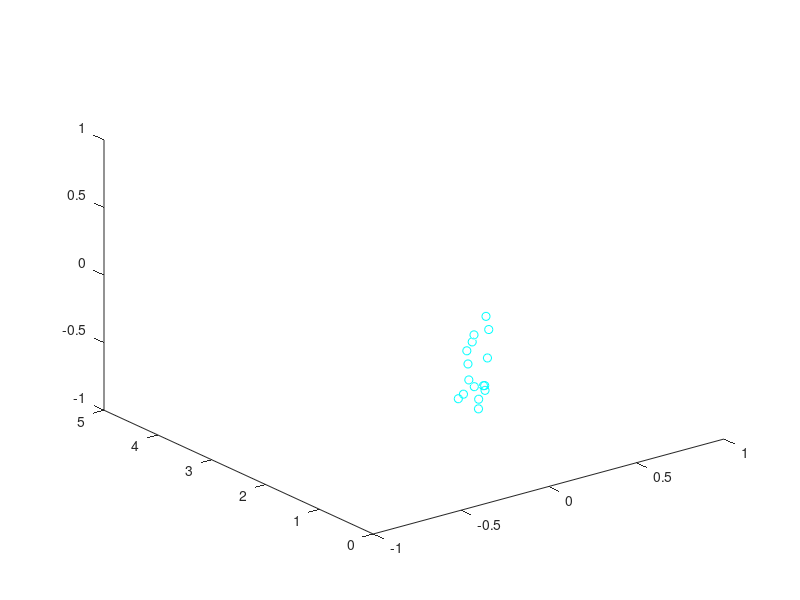

MATLAB code to generate this figure:
P=load('P4.txt');
color=[1 0 0;0 1 0;0 0 1; 1 1 0;1 0 1; 0 1 1];
figure();
hold on;
nsec=P(1,1);
for i=1:length(P)
    hold on;
    color2=color(P(i,10)+1,:);
    for j=11:5:131
        if (P(i,j+1)==2)
            axis([ -1 1 0 5 -1 1]);
            view(3);
            plot3(P(i,j+2),P(i,j+4),P(i,j+3),'o','Color',color2);
        end
    end
    if P(i,1)>nsec
    nsec=P(i,1);
    pause(0.01);
    clf;
    end
end